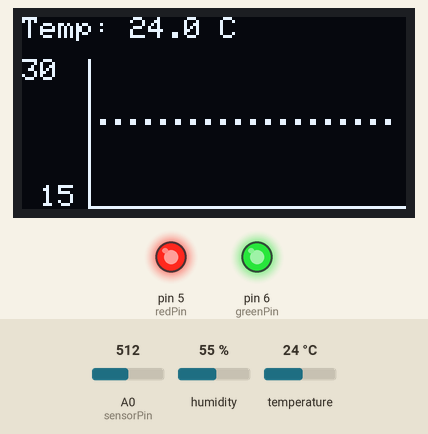
This sketch was run on a simulated Arduino Uno, built with avr-gcc and run on an emulated ATmega328P. On the bench: 128×64 one-colour display, output pins drawn as LEDs (lit = HIGH). The test bench sets the inputs (shaded band); at power-on: temperature 24 °C, A0 (sensorPin) = 512, humidity 55 %.

Above: at 3.3 s.
3.4 s: temperature set to 12 °C
At 6.0 s:
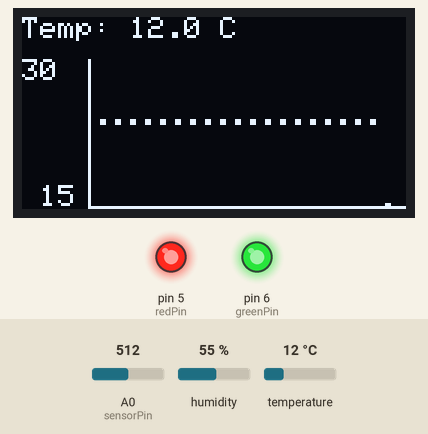
11.5 s: A0 (sensorPin) set to 500
16.8 s: A0 (sensorPin) set to 480
At 21.1 s:
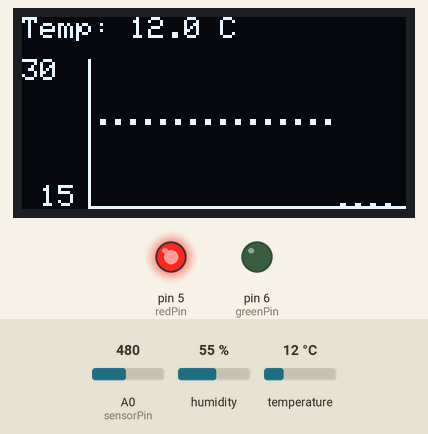
26.5 s: A0 (sensorPin) set to 306
At 31.1 s:
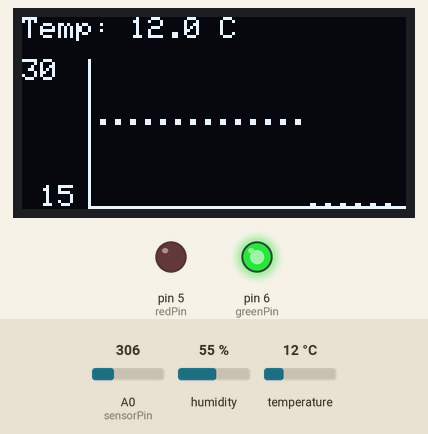
36.3 s: temperature set to 19 °C
At 41.1 s:
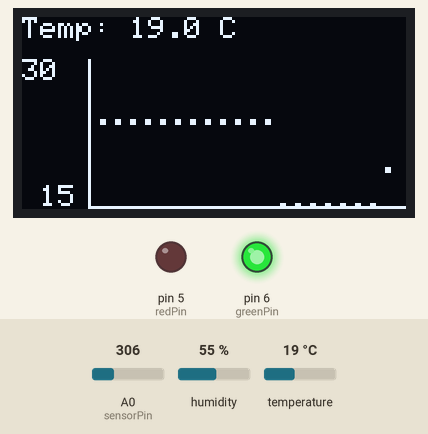
46.1 s: temperature set to 28 °C
At 51.1 s:
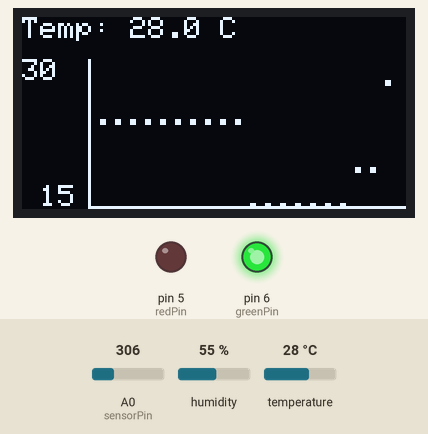
Timing chart, 0 to 52.6 s (numbered marks = the images above; inputs shaded):
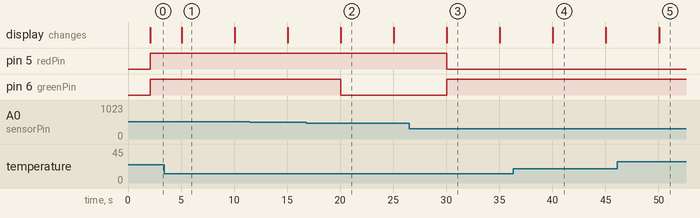

The sketch:

working_initial_screen.ino
```cpp
#include <Wire.h>
#include <SPI.h>
#include <Adafruit_GFX.h>
#include <Adafruit_SSD1306.h>
#include <Adafruit_APDS9960.h>
#include <DHT.h>

// --- OLED Software SPI Settings ---
#define SCREEN_WIDTH 128
#define SCREEN_HEIGHT 64

#define OLED_CLK    8
#define OLED_MOSI   9
#define OLED_RESET  10
#define OLED_DC     11
#define OLED_CS     12

Adafruit_SSD1306 display(SCREEN_WIDTH, SCREEN_HEIGHT, OLED_MOSI, OLED_CLK, OLED_DC, OLED_RESET, OLED_CS);

// --- Gesture Sensor ---
Adafruit_APDS9960 apds;

// --- DHT11 Settings ---
#define DHTPIN 4
#define DHTTYPE DHT11
DHT dht(DHTPIN, DHTTYPE);

// --- Soil Moisture Settings ---
const int sensorPin = A0;
const int AirValue = 500;
const int WaterValue = 260;

// --- LED Settings ---
const int redPin = 5;
const int greenPin = 6;

// --- Global Variables ---
int currentScreen = 0;
float currentT = 0;
float currentH = 0;
int currentSoil = 0;

// --- Data Queue (20 Points) ---
uint8_t tempQueue[20];
uint8_t humQueue[20];
uint8_t soilQueue[20];

unsigned long lastReadTime = 0;

void setup() {
  Serial.begin(115200);

  // Initialize LED Pins
  pinMode(redPin, OUTPUT);
  pinMode(greenPin, OUTPUT);

  // Initialize Screen
  if(!display.begin(SSD1306_SWITCHCAPVCC)) {
    Serial.println(F("OLED failed"));
    for(;;);
  }
  display.setTextWrap(false);

  display.clearDisplay();
  display.setTextColor(SSD1306_WHITE);
  display.setCursor(10, 20);
  display.print(F("Booting..."));
  display.display();

  // Warm up DHT11 and initialize
  delay(2000);
  dht.begin();

  // Initialize Gesture Sensor
  if(!apds.begin()){
    Serial.println(F("APDS-9960 failed"));
    for(;;);
  }
  apds.enableProximity(true);
  apds.enableGesture(true);

  // Initial Sensor Read
  currentT = dht.readTemperature();
  currentH = dht.readHumidity();
  if(isnan(currentT)) currentT = 20.0;
  if(isnan(currentH)) currentH = 50.0;
  readSoilMoisture();

  // Pre-fill the queue
  for(int i = 0; i < 20; i++) {
    tempQueue[i] = (uint8_t)currentT;
    humQueue[i] = (uint8_t)currentH;
    soilQueue[i] = (uint8_t)currentSoil;
  }

  // Draw the very first frame and sync LED
  display.clearDisplay();
  drawFrame(currentScreen, 0, true);
  display.display();
  updateLED(); // Set the initial LED color exactly as the screen draws
}

void loop() {
  // 1. WATCH FOR GESTURES (Runs constantly)
  uint8_t gesture = apds.readGesture();

  if (gesture == APDS9960_LEFT || gesture == APDS9960_UP) {
    int nextScreen = currentScreen + 1;
    if (nextScreen > 2) nextScreen = 0;
    animateScroll(currentScreen, nextScreen, 1);
    currentScreen = nextScreen;
  }
  else if (gesture == APDS9960_RIGHT || gesture == APDS9960_DOWN) {
    int nextScreen = currentScreen - 1;
    if (nextScreen < 0) nextScreen = 2;
    animateScroll(currentScreen, nextScreen, -1);
    currentScreen = nextScreen;
  }

  // 2. READ SENSORS EVERY 5 SECONDS
  if (millis() - lastReadTime >= 5000) {
    lastReadTime = millis();

    // Read new values
    float newH = dht.readHumidity();
    float newT = dht.readTemperature();
    if (!isnan(newH)) currentH = newH;
    if (!isnan(newT)) currentT = newT;

    readSoilMoisture();

    // Shift the queue to the left
    for(int i = 0; i < 19; i++) {
      tempQueue[i] = tempQueue[i+1];
      humQueue[i] = humQueue[i+1];
      soilQueue[i] = soilQueue[i+1];
    }

    // Insert the newest reading at the end (Index 19)
    tempQueue[19] = (uint8_t)currentT;
    humQueue[19] = (uint8_t)currentH;
    soilQueue[19] = (uint8_t)currentSoil;

    // Refresh the screen quietly
    display.clearDisplay();
    drawFrame(currentScreen, 0, true);
    display.display();

    // Sync the physical LED immediately after the screen draws the new point
    updateLED();
  }
}

// --- HELPER: Read Soil Moisture ---
void readSoilMoisture() {
  int sensorValue = analogRead(sensorPin);
  currentSoil = map(sensorValue, AirValue, WaterValue, 0, 100);
  if(currentSoil > 100) currentSoil = 100;
  if(currentSoil < 0) currentSoil = 0;
}

// --- HELPER: Update LED Color based on Soil ---
//put the values very low to test LEDs
void updateLED() {
  if (currentSoil < 5) {
    // Yellow (Too Dry)
    digitalWrite(redPin, HIGH);
    digitalWrite(greenPin, HIGH);
  }
  else if (currentSoil <= 10) {
    // Green (Optimal)
    digitalWrite(redPin, HIGH);
    digitalWrite(greenPin, LOW);
  }
  else {
    // Red (Too Wet - Over 60%)
    digitalWrite(redPin, LOW);
    digitalWrite(greenPin, HIGH);
  }
}

// --- HELPER: Draw Graphing Interface ---
void drawFrame(int mode, int x_offset, bool showGraph) {
  display.setTextColor(SSD1306_WHITE);

  // Draw Top Text
  display.setCursor(x_offset, 0);
  display.setTextSize(1);
  if (mode == 0) {
    display.print(F("Temp: ")); display.print(currentT, 1); display.print(F(" C"));
  } else if (mode == 1) {
    display.print(F("Humidity: ")); display.print(currentH, 0); display.print(F(" %"));
  } else if (mode == 2) {
    display.print(F("Soil Moist: ")); display.print(currentSoil); display.print(F(" %"));
  }

  // Skip plotting the dots during swipe animations
  if (!showGraph) return;

  // Draw simple axes
  display.drawLine(x_offset + 22, 14, x_offset + 22, 63, SSD1306_WHITE);
  display.drawLine(x_offset + 22, 63, x_offset + 127, 63, SSD1306_WHITE);

  // Draw axis labels
  display.setTextSize(1);
  if (mode == 0) {
    display.setCursor(x_offset, 14); display.print(F("30"));
    display.setCursor(x_offset + 6, 56); display.print(F("15"));
  } else {
    display.setCursor(x_offset, 14); display.print(F("100"));
    display.setCursor(x_offset + 12, 56); display.print(F("0"));
  }

  // PLOT THE DOTS
  for (int i = 0; i < 20; i++) {
    int y;

    if (mode == 0) {
      y = map(tempQueue[i], 15, 30, 62, 14);
    } else if (mode == 1) {
      y = map(humQueue[i], 0, 100, 62, 14);
    } else if (mode == 2) {
      y = map(soilQueue[i], 0, 100, 62, 14);
    }

    y = constrain(y, 14, 62);
    int x_pos = x_offset + 26 + (i * 5);

    // Draw a 2x2 pixel square
    display.fillRect(x_pos, y, 2, 2, SSD1306_WHITE);
  }
}

// --- HELPER: Slide animation between screens ---
void animateScroll(int prevMode, int nextMode, int direction) {
  int step = 16;
  for (int i = 0; i <= SCREEN_WIDTH; i += step) {
    display.clearDisplay();
    if (direction == 1) {
      drawFrame(prevMode, -i, false);
      drawFrame(nextMode, SCREEN_WIDTH - i, false);
    } else {
      drawFrame(prevMode, i, false);
      drawFrame(nextMode, -SCREEN_WIDTH + i, false);
    }
    display.display();
  }

  display.clearDisplay();
  drawFrame(nextMode, 0, true);
  display.display();
}
```

Measured:
- the behaviour switches between 489 and 488 on A0 (sensorPin) (found by bisection; images 1 and 2)
- after the input at 3.4 s, the display: changes after 1.7 s (image 1)
- after the input at 16.8 s, pin 6 (greenPin): HIGH → LOW after 3.3 s
- after the input at 26.5 s, pin 5 (redPin): HIGH → LOW after 3.6 s; pin 6 (greenPin): LOW → HIGH after 3.6 s
